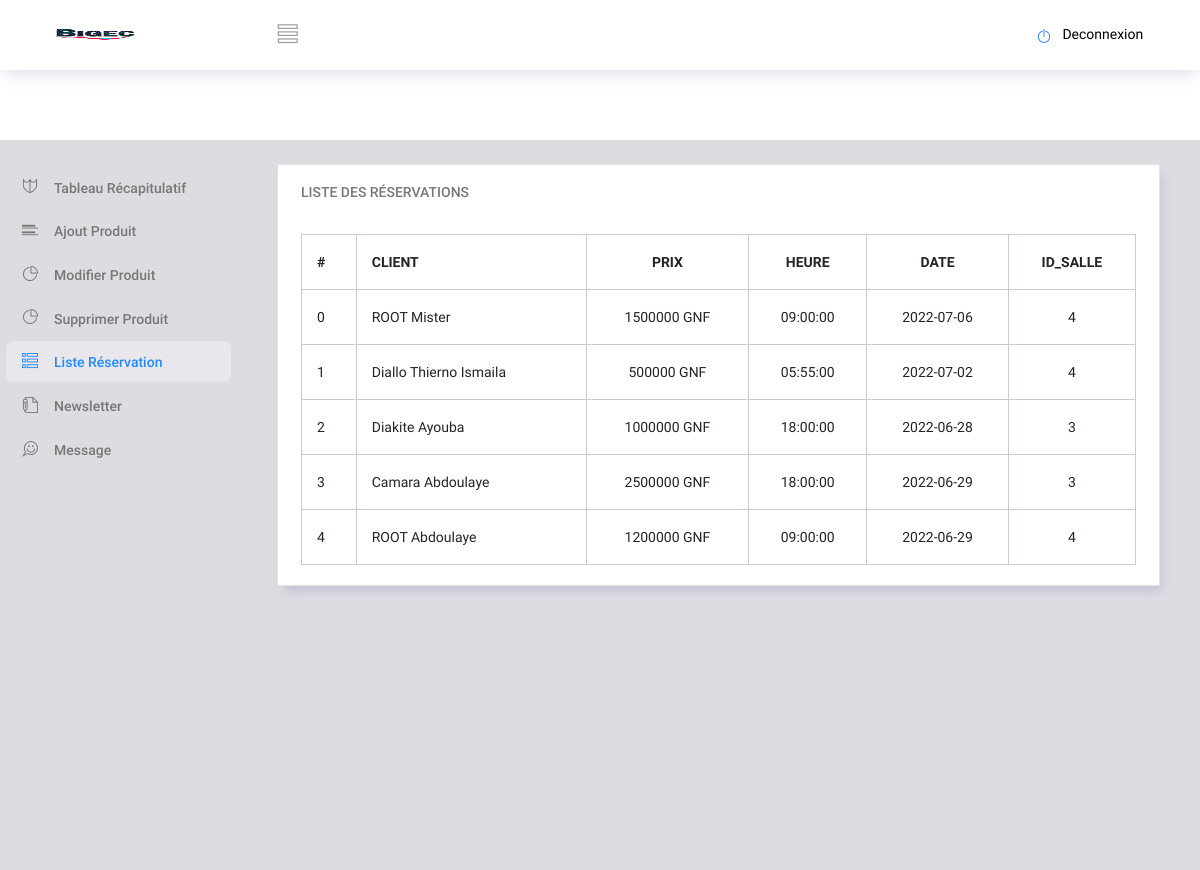
Screenshot of /admin/reservation.php (signed in) with the database file from the repository.
### tables this page shows
CREATE TABLE IF NOT EXISTS `t_salle` (
  `id_salle` int(11) NOT NULL AUTO_INCREMENT,
  `ville` varchar(60) NOT NULL,
  `quartier` varchar(60) NOT NULL,
  `prix` int(11) NOT NULL,
  `descrip` text NOT NULL,
  `photo` varchar(80) DEFAULT NULL,
  PRIMARY KEY (`id_salle`),
  UNIQUE KEY `photo` (`photo`)
);

CREATE TABLE IF NOT EXISTS `t_client` (
  `id_client` int(11) NOT NULL AUTO_INCREMENT,
  `prenom` varchar(60) NOT NULL,
  `nom` varchar(60) NOT NULL,
  `email` varchar(100) NOT NULL,
  `adresse` varchar(60) NOT NULL,
  `numero` int(15) NOT NULL,
  `mdp` varchar(80) NOT NULL,
  `jeton` varchar(255) DEFAULT NULL,
  `validate` int(11) DEFAULT '0',
  PRIMARY KEY (`id_client`)
);

CREATE TABLE IF NOT EXISTS `t_reservation` (
  `id_reservation` int(11) NOT NULL AUTO_INCREMENT,
  `heure` time NOT NULL,
  `date_r` date NOT NULL,
  `id_client` int(11) DEFAULT NULL,
  `id_salle` int(11) DEFAULT NULL,
  PRIMARY KEY (`id_reservation`),
  KEY `id_client` (`id_client`),
  KEY `id_salle` (`id_salle`)
);

### admin/reservation.php (the view, shortened to what this page needs)
<?php
  if(!isset($_SESSION['id_admin'])){
    header('Location:../connexion.php');
  }else{
  include_once('../include/start_bdd.php');
  $listeReservation = $bigec->query("SELECT * FROM t_reservation;");
  $listeClient = $bigec->query("SELECT * FROM t_client;");
  $listeSalle = $bigec->query("SELECT * FROM t_salle;");
}
?>
<!DOCTYPE html>
<html lang="fr">
<head>
  <link rel="stylesheet" href="vendors/ti-icons/css/themify-icons.css">
  <link rel="stylesheet" href="vendors/base/vendor.bundle.base.css">
  <link rel="stylesheet" href="css/style.css">
</head>
<body>
    <div class="container-scroller">
        <?php include_once('header.php')?>
        <div class="main-panel">
            <div class="content-wrapper">
            <div class="col-lg-12 grid-margin stretch-card">
              <div class="card">
                <div class="card-body">
                  <h4 class="card-title">Liste des réservations</h4>
                  <div class="table-responsive pt-3">
                    <table class="table table-bordered">
                      <thead>
                        <tr class=" text-uppercase">
                          <th>
                            #
                          </th>
                          <th>
                            Client
                          </th>
                          <th class=" text-center">
                            Prix
                          </th>
                          <th class=" text-center">
                            Heure
                          </th>
                          <th class=" text-center">
                            Date
                          </th>
                          <th class=" text-center">
                            id_salle
                          </th>
                        </tr>
                      </thead>
                        <tbody>
                          <?php $i=0; while( $i<$resultatListeReservation = $listeReservation->fetch() AND   $resultatlisteClient = $listeClient->fetch() AND   $resultatlisteSalle = $listeSalle->fetch()):?>
                          <tr >
                            <td>
                            <?= $i++ ?>
                            </td>
                            <td>
                            <?= $resultatlisteClient['nom']?> <?= $resultatlisteClient['prenom']?>
                            </td>
                            <td class=" text-center">
                            <?= $resultatlisteSalle['prix']?> <span>GNF</span>
                            </td>
                            <td class=" text-center">
                            <?= $resultatListeReservation['heure']?>
                            </td class=" text-center">
                            <td class=" text-center">
                            <?= $resultatListeReservation['date_r']?>
                            </td>
                            <td class=" text-center">
                            <?= $resultatListeReservation['id_salle']?>
                            </td>
                          </tr>
                          <?php endwhile ?>
                        </tbody>
                    </table>
                  </div>
                </div>
              </div>
            </div>
            </div>
        </div>
    </div>
  </div>
</body>
</html>

### rows the page displays
t_salle: prix "1500000"
t_client: nom "ROOT", prenom "Mister"
t_reservation: heure "09:00:00", date_r "2022-07-06", id_salle "4"
t_salle: prix "500000"
t_client: nom "Diallo", prenom "Thierno Ismaila"
t_reservation: heure "05:55:00", date_r "2022-07-02", id_salle "4"
t_salle: prix "1000000"
t_client: nom "Diakite", prenom "Ayouba"
t_reservation: heure "18:00:00", date_r "2022-06-28", id_salle "3"
t_salle: prix "2500000"
t_client: nom "Camara", prenom "Abdoulaye"
t_reservation: heure "18:00:00", date_r "2022-06-29", id_salle "3"
t_salle: prix "1200000"
t_client: nom "ROOT", prenom "Abdoulaye"
t_reservation: heure "09:00:00", date_r "2022-06-29", id_salle "4"
